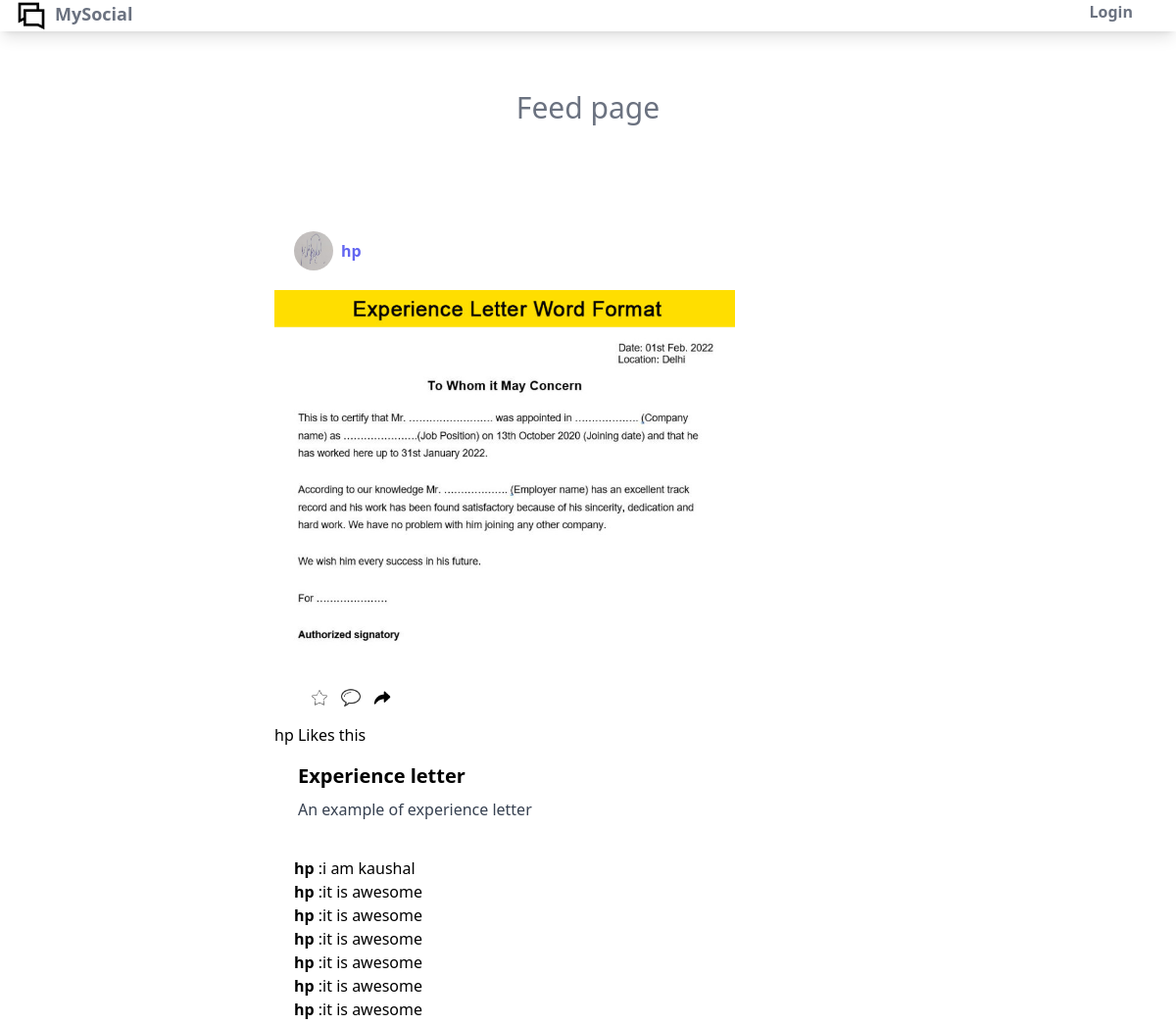
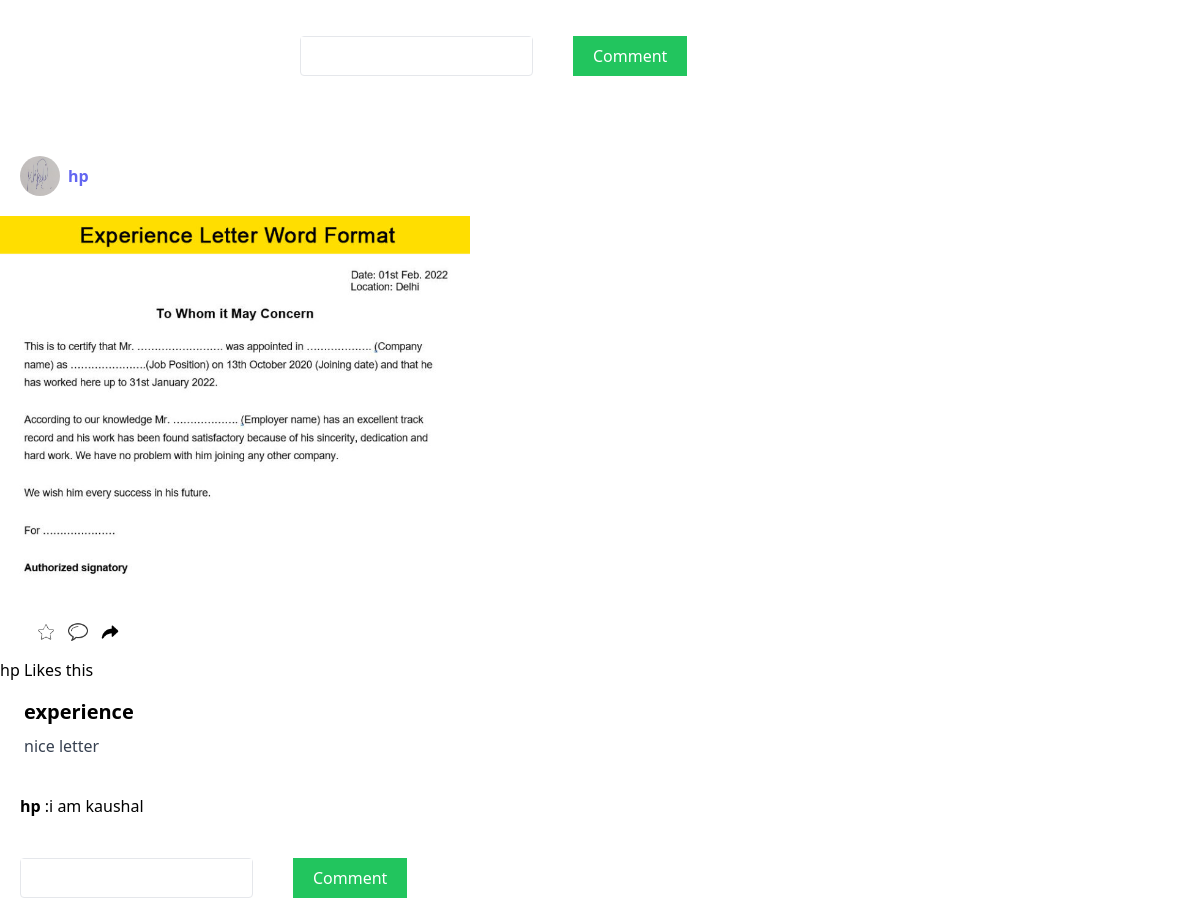
The app's page /posts/feed/ with its own data (2 pictures, top to bottom).
### posts/models.py (models this page shows, shortened)
class Post(models.Model):
    user = models.ForeignKey(settings.AUTH_USER_MODEL,on_delete=models.CASCADE)
    image = models.ImageField(upload_to='images/%y%m%d')
    caption = models.TextField(blank=True)
    title = models.CharField(max_length=150)
    slug = models.SlugField(max_length=200,blank=True)
    created = models.DateField(auto_now_add=True)
    liked_by = models.ManyToManyField(settings.AUTH_USER_MODEL,related_name='posts_liked',blank=True)

class Comment(models.Model):
     post = models.ForeignKey(Post,on_delete=models.CASCADE,related_name='comments')
     body = models.CharField(max_length=200)
     created = models.DateTimeField(auto_now=True)
     posted_by = models.CharField(max_length=100,blank=False)
     class Meta:
          ordering = ('created',)

### users/models.py (models this page shows, shortened)
class Profile(models.Model):
    user = models.OneToOneField(settings.AUTH_USER_MODEL,on_delete=models.CASCADE)
    print(settings.AUTH_USER_MODEL)
    photo = models.ImageField(upload_to='users/%Y/%m/%d', blank=True)

### posts/views.py (the view)
# urls.py: path('feed/',views.feed,name='feed'),
def feed(request):
   logged_user = request.user
   posts = Post.objects.all()
   if request.method == 'POST':
      comment_form = CommentForm(data=request.POST)
      if comment_form.is_valid():
         new_comment = comment_form.save(commit=False)
         post_id = request.POST.get('post_id')
         post = get_object_or_404(Post,id=post_id)
         new_comment.post = post
         new_comment.save()
   else:
     comment_form = CommentForm()
     posts = Post.objects.all()
   return render(request,'posts/feed.html',{'posts':posts,'comment_form':comment_form,'logged_user':logged_user})

### posts/forms.py
class CommentForm(forms.ModelForm):
    class Meta:
        model = Comment
        fields = ('body','posted_by',)

### posts/templates/posts/feed.html (shortened to what this page needs)
{%extends "users/base.html" %}
 {% load static %}
 {% load mathfilters %}
{% block body %}
<div class="flex justify-center mt-5 p-10">
    <h1 class="text-3xl font-normal mb-2 text-gray-500">Feed page</h1>
</div>
<div class="grid mx-60 p-10 grid-cols-1">
    {% for post in posts  %}
    <a href="">
        <div class="rounded overflow-hidden w-[470px] h-[470px] bg-white shodow-lg">
          <div class="user-container flex mx-5 my-5">
             <img class="h-10 w-10 rounded-full" src="{{post.user.profile.photo.url}}" alt="">
             <div class="mx-2 my-2 font-bold"><span class="text-indigo-500">{{post.user}}</span></div>
          </div>
          <img src="{{post.image.url}}" alt="">
        </div>
        <div class="px-6 py-4">
            <div class="icon-container flex gap-3">
                <a id="{{post.id}}" class="btn-like">
                    {% if logged_user in post.liked_by.all %}
                <img class = "w-5 h-5" src="{% static 'users/images/redlike.png' %}" alt="">
                {% else %}
                <img class = "w-5 h-5" src="{% static 'users/images/like.png' %}" alt="">
                {% endif %}
                </a>
                <img class = "w-5 h-5" src="{% static 'users/images/comment.png' %}" alt="">
                <img class = "w-5 h-5" src="{% static 'users/images/share.png' %}" alt="">
            </div>
        </div>
        {% if post.liked_by.count < 1 %}
        {% elif post.liked_by.count == 1 %}
        {{post.liked_by.first}} Likes this
        {% elif post.liked_by.count > 1 %}
        {{post.liked_by.first}} & {{post.liked_by.count|sub:1}} Likes this
        {% endif %}
        <div class="px-6 py-4">
            <div class="font-bold text-xl mb-2">{{post.title}}</div>
            <div class="text-gray-700 text-base ">{{post.caption}}</div>
        </div>
        <div class="px-5 py-5">
            {% for comment in post.comments.all  %}
            <b>{{comment.posted_by}}</b> :{{comment.body}}
            <br>
            {% endfor %}
        </div>
        <div class="px-5 py-5">
            <form action="" method="POST" class="bg-white rounded ">
                <div class="flex">
                <div class=" border rounded mr-10 text-gray-700">
                    {{comment_form.body}}
                </div>
                    <button class="bg-green-500 text-white px-5 py-2" type="submit">Comment</button>
                    </div>
            </form>
        </div>
    </a>
</div>
{% endfor %}
{% endblock body %}

### users/templates/users/base.html (shortened to what this page needs)
{% load static %}
<!DOCTYPE html>
<html lang="en">
<head>
     <script src="https://cdn.tailwindcss.com"></script>
     <link rel="stylesheet" href="{% static 'users/css/style.css' %}">
</head>
<body>
    <nav class="shadow-lg">
        <div class="px-4 mx-auto">
            <div class="flex justify-between">
             <div>
                 <a class="flex" href="">
                 <img class="h-8 w-8 mr-2" src="{% static 'users/images/contact.png' %}" alt="">
                   <span class="font-bold text-lg text-gray-500">MySocial</span>
                 </a>
             </div>
              <div class="space-x-1">
                 {% if request.user.is_authenticated %}
                      <form action="{% url 'logout' %}" method="POST">
                         {% csrf_token %}
                         <button type="submit">Logout</button>
                       </form>
                    {% else %}
                     <a  class="py-4 px-2 text-gray-500 font-bold" href="{% url 'login' %}">Login</a>
                    {% endif %}
                 <a  class="py-4 px-2 text-gray-500 font-bold" href=""></a>
              </div>
          </div>
        </div>
    </nav>
    {% block body %}
    {% endblock body %}
</body>
</html>

### records on screen
Post: user.profile.photo (picture), user "hp", image (picture), liked_by.first "hp", title "Experience letter", caption "An example of experience letter"
Comment: posted_by "hp", body "i am kaushal"
Comment: posted_by "hp", body "it is awesome"
Comment: posted_by "hp", body "it is awesome"
Comment: posted_by "hp", body "it is awesome"
Comment: posted_by "hp", body "it is awesome"
Comment: posted_by "hp", body "it is awesome"
Comment: posted_by "hp", body "it is awesome"
Post: user.profile.photo (picture), user "hp", image (picture), liked_by.first "hp", title "experience", caption "nice letter"
Comment: posted_by "hp", body "i am kaushal"
